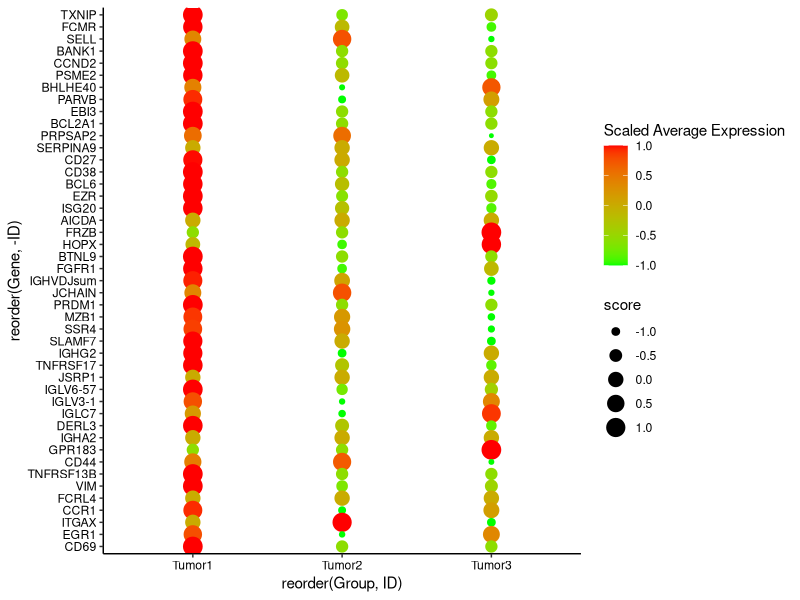
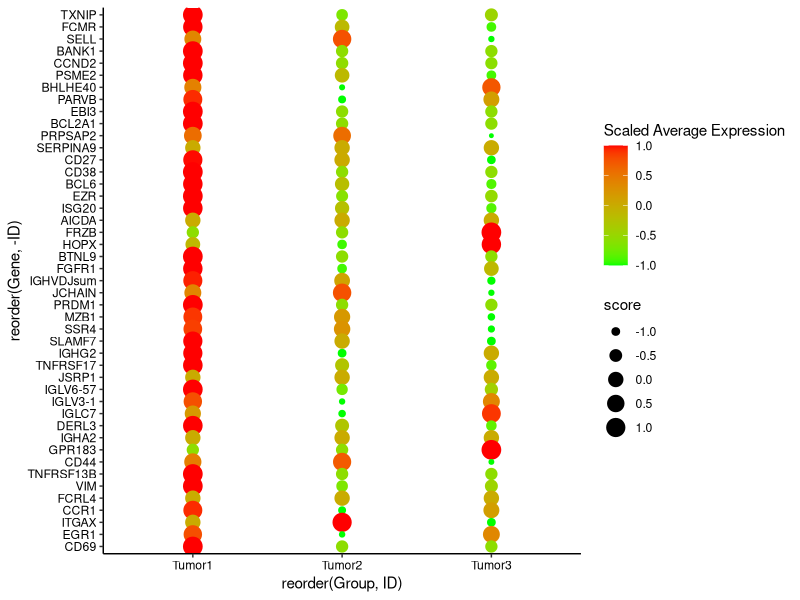

The R source for these figures, in order:
library(ggplot2)
library(data.table)
library(tidyverse)

#create separate variable for "score" (point sizes) & "Scaled Average Expression" (color gradient)
a=fread(file="Fig4.E.txt",header=T,sep="\t")

xdp <-
 ggplot( a,aes(reorder(Group,ID),reorder(Gene,-ID),color=bd.score) )    +
 geom_point( aes(size=score) )                   +
 scale_colour_gradient( low="green",high="red")                     +
 guides( color=guide_colorbar( title='Scaled Average Expression' ),size=guide_legend("score") ) +
 theme( axis.text.x=element_text(color="black", angle=90 ) )                       +
 theme_classic()+theme(axis.text.x= element_text(color="black"))
xdp+theme(axis.text.y= element_text(color="black"))
                                                        
ggsave("Fig4.E.pdf", width = 18, height = 30, units = "cm",dpi = 600)